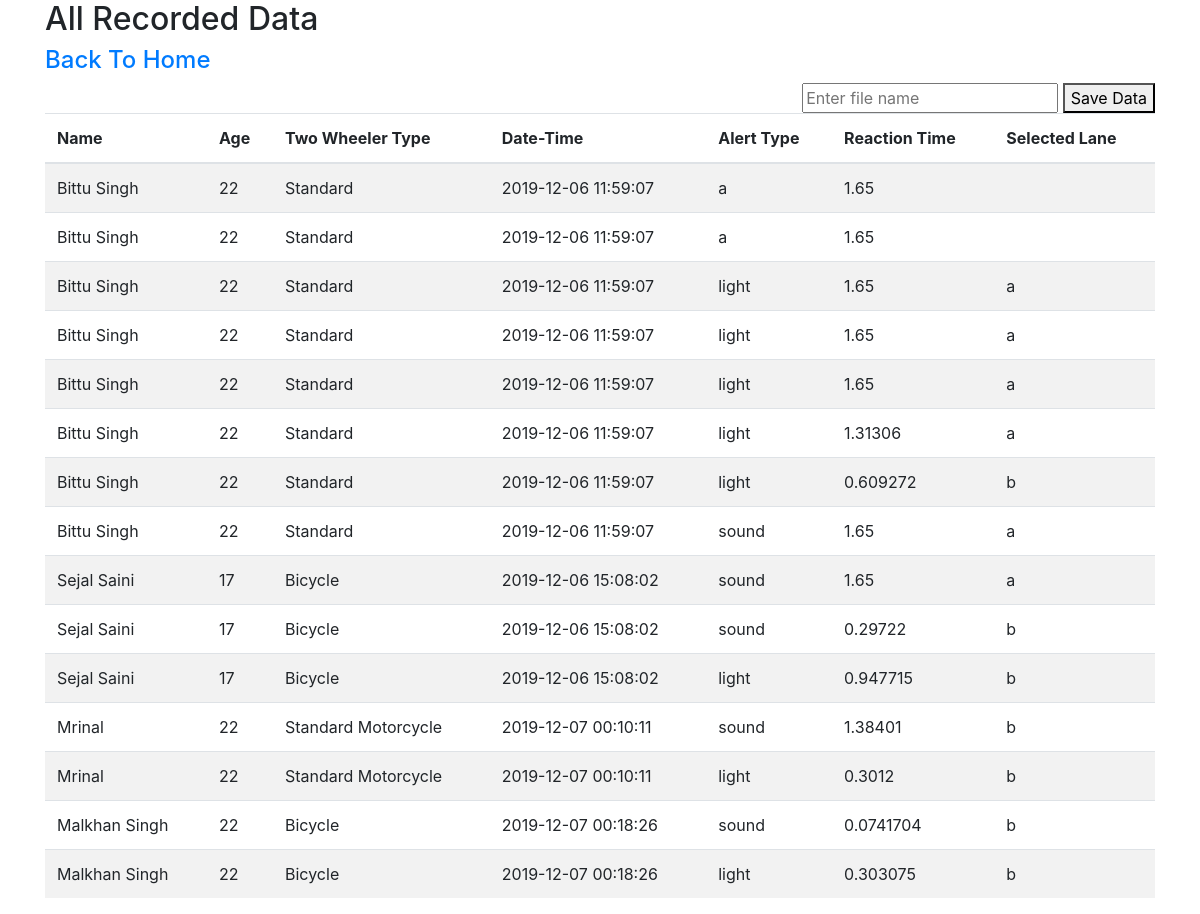
The app's page /admin.php with its own data.
### tables this page shows
CREATE TABLE `registration` (
  `Id` int(11) NOT NULL,
  `name` varchar(255) DEFAULT NULL,
  `age` int(3) DEFAULT NULL,
  `twoWheelerType` varchar(200) DEFAULT NULL,
  `date` timestamp NULL DEFAULT CURRENT_TIMESTAMP
);

CREATE TABLE `ride_record` (
  `Id` int(11) NOT NULL,
  `driverID` int(11) DEFAULT NULL,
  `reactionTime` float NOT NULL DEFAULT '0',
  `alertType` varchar(20) DEFAULT NULL,
  `selectedLane` varchar(12) DEFAULT NULL
);

### admin.php (the view, shortened to what this page needs)
<?php
  $pdo = setConnectionInfo();
    $query = "SELECT * FROM registration INNER JOIN ride_record ON registration.Id = ride_record.driverID";
    $stmt = $pdo->prepare($query);
    $stmt->execute();
    $records = $stmt->fetchAll();
?>
<!DOCTYPE html>
<html lang="en">
<head>
  <link rel="stylesheet" href="https://maxcdn.bootstrapcdn.com/bootstrap/4.4.1/css/bootstrap.min.css">
</head>
<body>
<div class="container">
  <h2>All Recorded Data</h2>
  <h4><a href="index.php">Back To Home</a></h4>
  <div class="float-right">
      <form method="POST">
          <input type="text" name="filename" placeholder="Enter file name">
          <button type="submit" name="save">Save Data</button>
      </form>
  </div>
  <table class="table table-striped">
    <thead>
      <tr>
        <th>Name</th>
        <th>Age</th>
        <th>Two Wheeler Type</th>
        <th>Date-Time</th>
        <th>Alert Type</th>
        <th>Reaction Time</th>
        <th>Selected Lane</th>
      </tr>
    </thead>
    <tbody>
      <?php foreach ($records as $record) { ?>
      <tr>
        <td><?php echo($record['name']) ?></td>
        <td><?php echo($record['age']) ?></td>
        <td><?php echo($record['twoWheelerType']) ?></td>
        <td><?php echo($record['date']) ?></td>
        <td><?php echo($record['alertType']) ?></td>
        <td><?php echo($record['reactionTime']) ?></td>
        <td><?php echo($record['selectedLane']) ?></td>
      </tr>
     <?php } ?>
    </tbody>
  </table>
</div>
</body>
</html>

### records on screen
registration: name "Bittu Singh", age "22", twoWheelerType "Standard", date "2019-12-06 11:59:07", ride_record.alertType "a", ride_record.reactionTime "1.65", ride_record.alertType "light", ride_record.selectedLane "a", ride_record.reactionTime "1.31306", ride_record.reactionTime "0.609272", ride_record.selectedLane "b", ride_record.alertType "sound"
registration: name "Sejal Saini", age "17", twoWheelerType "Bicycle", date "2019-12-06 15:08:02", ride_record.alertType "sound", ride_record.reactionTime "1.65", ride_record.selectedLane "a", ride_record.reactionTime "0.29722", ride_record.selectedLane "b", ride_record.alertType "light", ride_record.reactionTime "0.947715"
registration: name "Mrinal", age "22", twoWheelerType "Standard Motorcycle", date "2019-12-07 00:10:11", ride_record.alertType "sound", ride_record.reactionTime "1.38401", ride_record.selectedLane "b", ride_record.alertType "light", ride_record.reactionTime "0.3012"
registration: name "Malkhan Singh", age "22", twoWheelerType "Bicycle", date "2019-12-07 00:18:26", ride_record.alertType "sound", ride_record.reactionTime "0.0741704", ride_record.selectedLane "b", ride_record.alertType "light", ride_record.reactionTime "0.303075"
